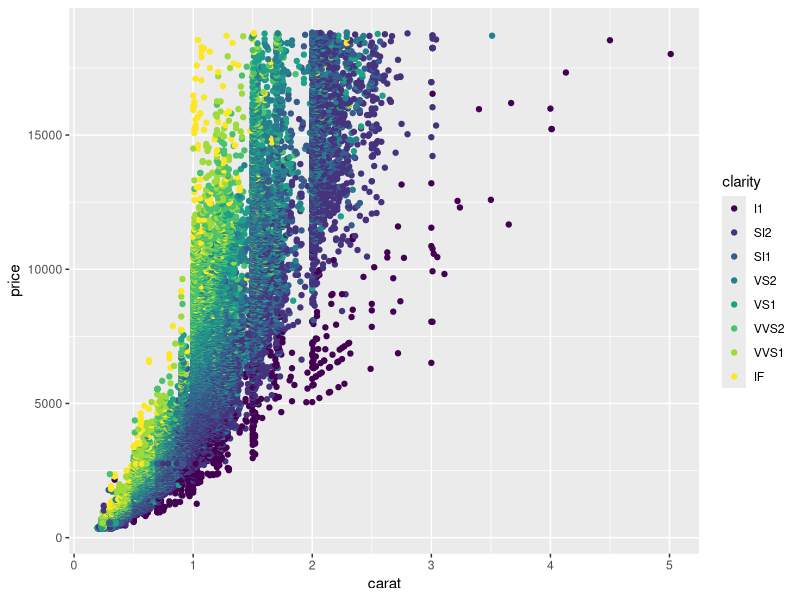
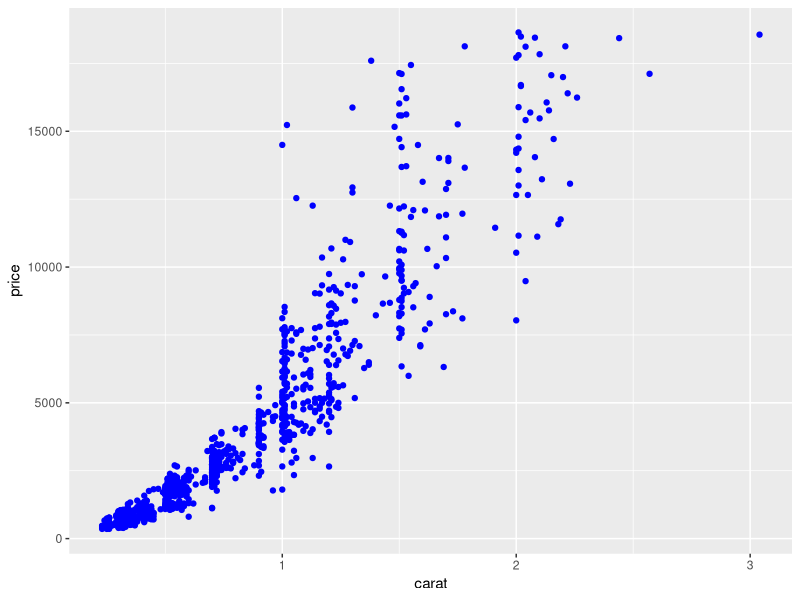
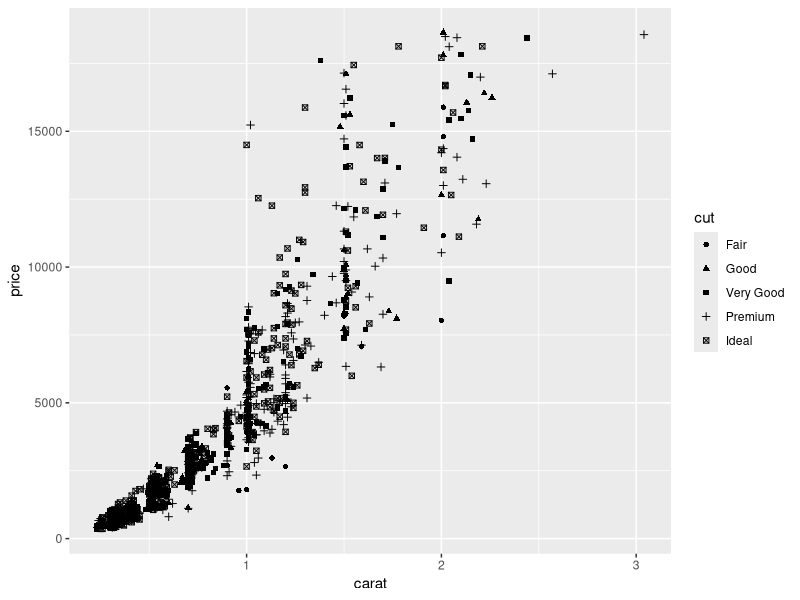
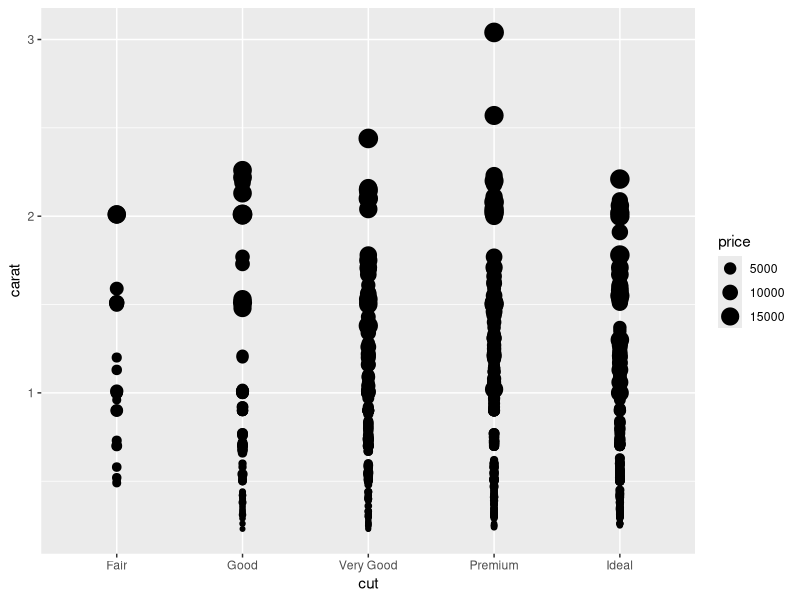
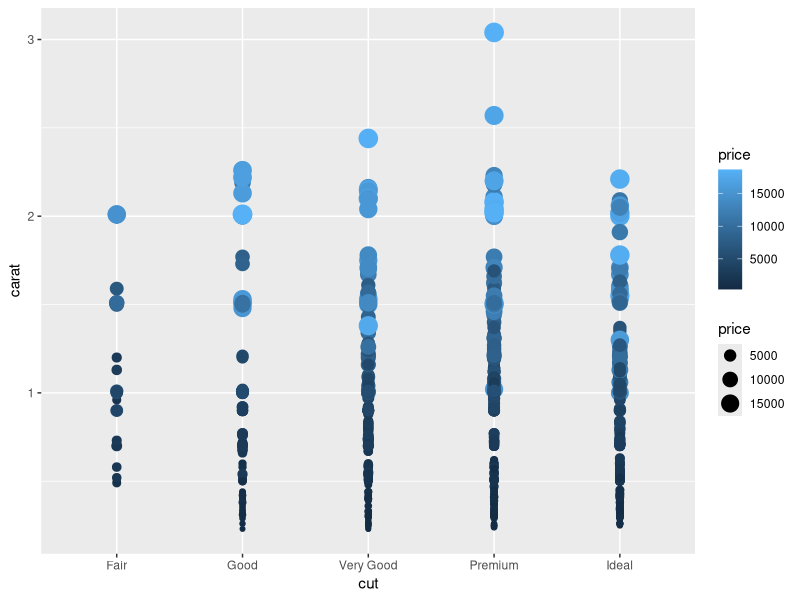
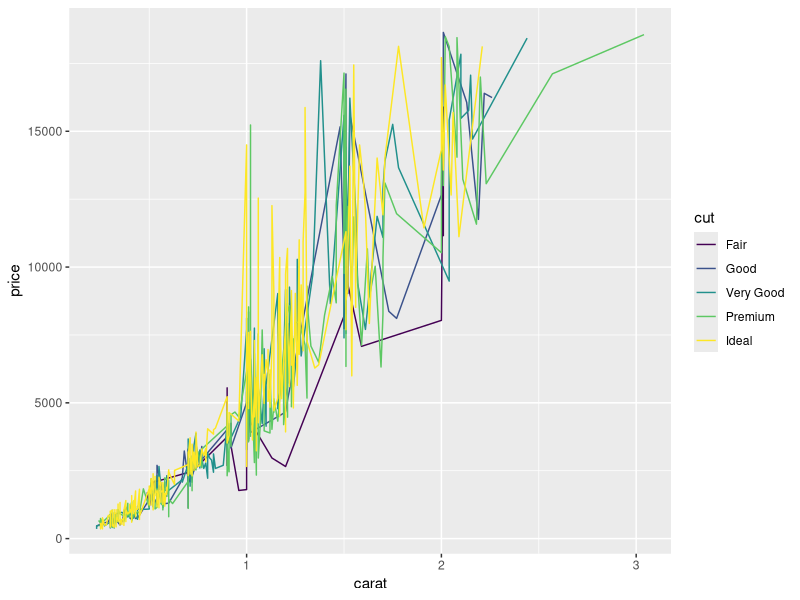
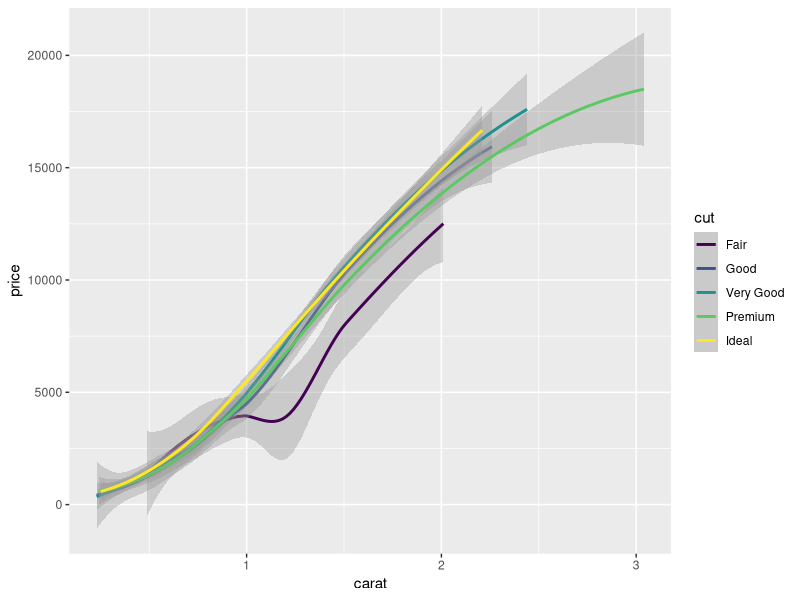
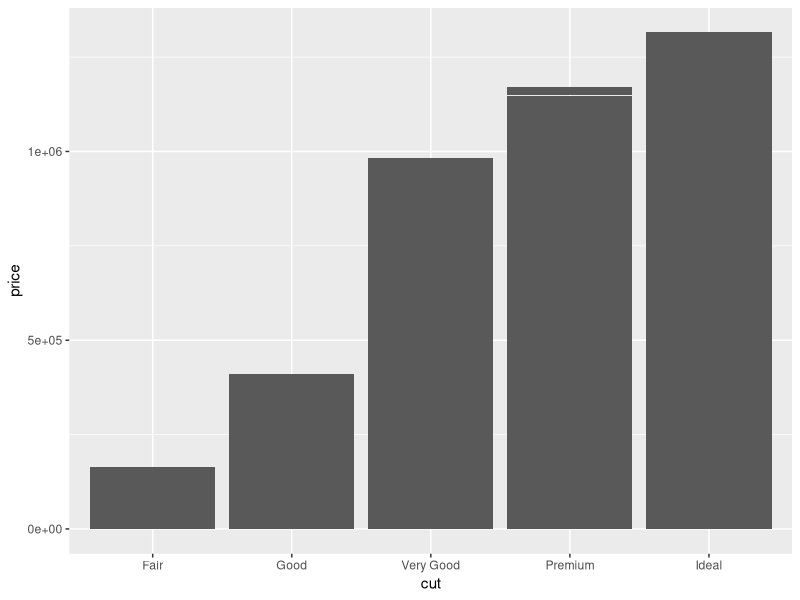

Recreate these plots in R, in order.
# Exercise 1: ggplot2 basics

# Install and load the `ggplot2` package
# You will also want to load `dplyr`
library(ggplot2)
library(dplyr)

# For this exercise you'll be working with the `diamonds` data set included in 
# the ggplot2 library
# Use `?diamonds` to get more information about this data set (including the 
# column descriptions. Also check the _column names_ and the _number of rows_ 
# in the data set
?diamonds

# This data set has A LOT of rows. To make things a bit more readable, 
# use dplyr's `sample_n()` function to get a random 1000 rows from the data set
# Store this sample in a variable `diamonds_sample`
diamonds_sample <- sample_n(diamonds, 1000)

# Start by making a new `ggplot` with the `diamonds_sample` as the data (no 
# geometry yet)
# What do you see? (What did you expect?)
g <- ggplot(diamonds_sample)

# Draw a scatter plot (with point geometry) with for the `diamonds_sample` set, 
# with the `carat` mapped to the x-position and `price` mapped to the y-position.

g2 <- g +  
  aes(x=carat, y = price) +
  geom_point()


# Draw the same plot as above, but color each of the points based on their 
# clarity.

g3 <- g2 + aes(colour = clarity)

# Draw the same plot as above, but for the entire `diamonds` data set. Note this
# may take a few seconds to generate.

ggplot(diamonds) +
  aes(carat, price, colour = clarity) +
  geom_point()

# Draw another scatter plot for `diamonds_sample` of price (y) by carat (x),
# but with all of the dots colored "blue".
# Hint: you'll need to set the color channel, not map a value to it!

g + aes(carat, price) +
  geom_point(colour = "blue")

# Draw a scatter plot for `diamonds_sample` of `price` by `carat`, where each
# point has an aesthetic _shape_ based on the diamond's `cut`.

g + aes(carat, price, shape = cut) + 
  geom_point()

# Draw a scatter plot for `diamonds_sample` of *`cut`* by `carat`, where each
# point has an aesthetic _size_ based on the diamond's *`price`*

g + aes(cut, carat, size = price) +
  geom_point()

# Try coloring the above plot based on the diamond's price!
g + aes(cut, carat, size = price, colour = price) +
  geom_point()


# Draw a line plot (with line geometry) for `diamonds_sample`. The x-position 
# should be mapped to carat, y-position to price, and color to cut.
g + aes(carat, price, colour = cut) +
  geom_line()

# That's kind of messy. Try using `smooth` geometry instead.
g + aes(carat, price, colour = cut) +
  geom_smooth()


# Draw a plot with column geometry (a bar chart), mapping the diamond's `cut` to 
# the x-axis and `price` to the y-axis. Note that by default, column geometry 
# will us the "sum" of all of the y-values, so that the chart is actually of the
# TOTAL value of all of the diamonds of that cut!
g + aes(cut, price) + geom_col()

# Add an aesthetic property that will _fill_ each bar geometry based on the 
# `clarity` of the diamonds. 
# What kind of chart do you get?
g + aes(cut, price, fill = clarity) + 
  geom_col()

# Draw a plot of the `diamonds_sample` data (price by carat), with both points 
# for each diamond AND smoothed lines for each cut (hint: in a separate color)
# Give the points an `alpha` (transparency) of 0.3 to make the plot look nicer

g + aes(carat, price, colour = cut) + 
  geom_point(alpha = 0.3) +
  geom_smooth()

## Bonus
# Draw a column chart of average diamond prices by clarity, and include 
# "error bars" marking the standard error of each measurement.
#
# You can calculate standard error as the _standard deviation_ divided by the 
# square root of the number of measurements (prices)

# Start by creating a data frame `clarity_summary` that includes summarized data 
# for each clarity group. Your summary data should include the mean price and the
# standard error of the price.


# Then draw the plot. The error bars should stretch from the mean-error to the 
# mean+error.

clarity_summary <- diamonds %>%
  group_by(clarity) %>%
  summarise(mean_price = mean(price, na.rm = TRUE),
            n = n(),
            std_error = sd(price, na.rm = TRUE) / sqrt(n))

clarity_summary %>% ggplot(aes(x = clarity, y = mean_price)) +
  geom_col() +
  geom_errorbar(aes(ymax = mean_price + std_error, ymin = mean_price - std_error), colour = 'red')
